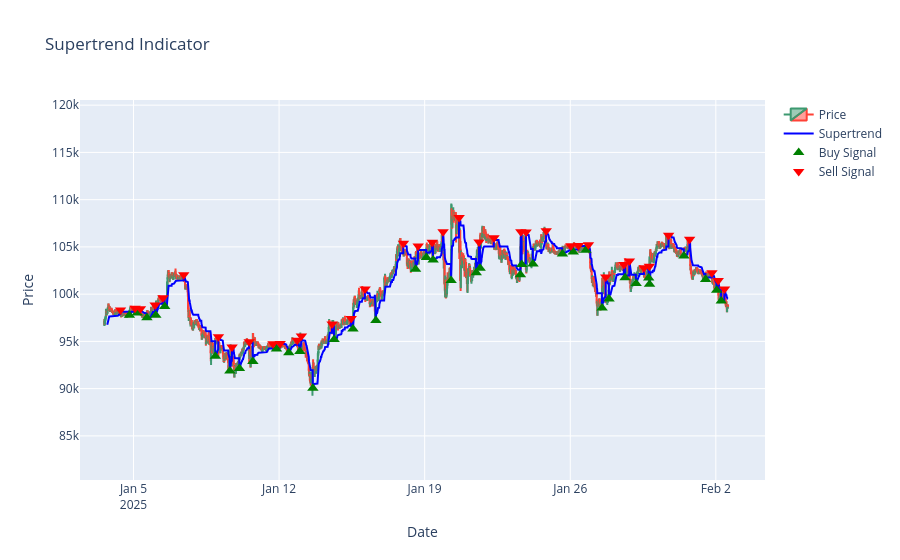

Source (notebook cell):
### Code cell
import pandas as pd
import pandas_ta as ta
import plotly.graph_objects as go

def supertrend(df, periods=14, multiplier=3.0):
    """
    Calculate Supertrend using pandas_ta library.
    
    Parameters:
    - df: pandas DataFrame with 'High', 'Low', 'Close'
    - periods: ATR period (default=14)
    - multiplier: ATR multiplier (default=3.0)
    
    Returns:
    - DataFrame with Supertrend values, signals, and bands
    """
    # Calculate Supertrend using pandas_ta
    st = ta.supertrend(
        high=df['High'],
        low=df['Low'],
        close=df['Close'],
        length=periods,
        multiplier=multiplier
    )
    
    # Generate column names based on parameters
    supertrend_col = f"SUPERT_{periods}_{multiplier}"
    direction_col = f"SUPERTd_{periods}_{multiplier}"
    lower_band_col = f"SUPERTl_{periods}_{multiplier}"
    upper_band_col = f"SUPERTs_{periods}_{multiplier}"

    # Create signals
    buy_signal = (st[direction_col] > 0) & (st[direction_col].shift(1) < 0)
    sell_signal = (st[direction_col] < 0) & (st[direction_col].shift(1) > 0)

    # Calculate ATR and TR using pandas_ta
    atr = ta.atr(
        high=df['High'],
        low=df['Low'],
        close=df['Close'],
        length=periods,
        mamode='rma'
    )
    tr = ta.true_range(
        high=df['High'],
        low=df['Low'],
        close=df['Close']
    )

    # Compile results
    return pd.DataFrame({
        'supertrend': st[supertrend_col],
        'buy_signal': buy_signal,
        'sell_signal': sell_signal,
        'trend': st[direction_col],
        'up': st[lower_band_col],  # Lower band in pandas_ta is 'up' in original
        'dn': st[upper_band_col],  # Upper band in pandas_ta is 'dn' in original
        'atr': atr,
        'tr': tr
    }, index=df.index)

# The plotting function remains unchanged
def plot_supertrend(df, supertrend_df):
    df['Datetime'] = pd.to_datetime(df['Datetime'])
    
    # Ensure candlestick plotting by generating Open if missing
    if 'Open' not in df.columns:
        df['Open'] = df['Close'].shift(1).fillna(df['Close'].iloc[0])
    
    price_trace = go.Candlestick(
        x=df['Datetime'],
        open=df['Open'],
        high=df['High'],
        low=df['Low'],
        close=df['Close'],
        name='Price'
    )

    # Rest of the plotting code remains the same...
    supertrend_line = go.Scatter(
        x=df['Datetime'],
        y=supertrend_df['supertrend'],
        mode='lines',
        name='Supertrend',
        line=dict(color='blue')
    )

    buy_signals = supertrend_df[supertrend_df['buy_signal']]
    buy_markers = go.Scatter(
        x=df.loc[buy_signals.index, 'Datetime'],
        y=buy_signals['supertrend'],
        mode='markers',
        marker=dict(symbol='triangle-up', color='green', size=10),
        name='Buy Signal'
    )

    sell_signals = supertrend_df[supertrend_df['sell_signal']]
    sell_markers = go.Scatter(
        x=df.loc[sell_signals.index, 'Datetime'],
        y=sell_signals['supertrend'],
        mode='markers',
        marker=dict(symbol='triangle-down', color='red', size=10),
        name='Sell Signal'
    )

    fig = go.Figure(data=[price_trace, supertrend_line, buy_markers, sell_markers])
    fig.update_layout(
        title='Supertrend Indicator',
        xaxis_title='Date',
        yaxis_title='Price',
        xaxis_rangeslider_visible=False,
        yaxis=dict(range=[df['Low'].min() * 0.9, df['High'].max() * 1.1])  # Set dynamic range
    )
    fig.show()

if __name__ == "__main__":
    df = pd.read_csv('bitcoin30days.csv')
    print("Price range:", df['Close'].min(), "to", df['Close'].max())  # Debug print
    result = supertrend(df, periods=14, multiplier=3.0)
    plot_supertrend(df, result)

### Figure 1 — Plotly figure (JSON) as saved in the notebook; plotly's stock layout.template omitted (floating-point values rounded to 4 significant figures; data arrays with more than 128 entries replaced by an {"elided": "..."} marker saying what was removed)
{"data": [{"close": {"elided": "2880 float values"}, "high": {"elided": "2880 float values"}, "low": {"elided": "2880 float values"}, "name": "Price", "open": {"elided": "2880 float values"}, "type": "candlestick", "x": {"elided": "2880 str values"}}, {"line": {"color": "blue"}, "mode": "lines", "name": "Supertrend", "type": "scatter", "x": {"elided": "2880 str values"}, "y": {"elided": "2880 float values"}}, {"marker": {"color": "green", "size": 10, "symbol": "triangle-up"}, "mode": "markers", "name": "Buy Signal", "type": "scatter", "x": ["2025-01-04T19:15:00", "2025-01-05T04:15:00", "2025-01-05T15:30:00", "2025-01-06T01:45:00", "2025-01-06T12:00:00", "2025-01-08T22:30:00", "2025-01-09T15:15:00", "2025-01-10T02:15:00", "2025-01-10T17:45:00", "2025-01-11T21:00:00", "2025-01-12T11:15:00", "2025-01-13T00:00:00", "2025-01-13T15:00:00", "2025-01-14T15:30:00", "2025-01-15T13:15:00", "2025-01-16T15:45:00", "2025-01-18T13:30:00", "2025-01-19T02:00:00", "2025-01-19T09:45:00", "2025-01-20T06:30:00", "2025-01-21T11:30:00", "2025-01-21T16:00:00", "2025-01-23T14:30:00", "2025-01-23T16:00:00", "2025-01-24T05:00:00", "2025-01-25T15:00:00", "2025-01-26T03:30:00", "2025-01-26T18:00:00", "2025-01-27T12:45:00", "2025-01-27T20:45:00", "2025-01-28T15:15:00", "2025-01-29T04:00:00", "2025-01-29T18:30:00", "2025-01-29T19:30:00", "2025-01-31T11:15:00", "2025-02-01T12:15:00", "2025-02-02T01:00:00", "2025-02-02T06:15:00"], "y": [97770.0, 98000.0, 97510.0, 97760.0, 98690.0, 93430.0, 91860.0, 92140.0, 92860.0, 94180.0, 93790.0, 93920.0, 90040.0, 95200.0, 96310.0, 97210.0, 102600.0, 103900.0, 103600.0, 101400.0, 102300.0, 102700.0, 102000.0, 103100.0, 103200.0, 104200.0, 104500.0, 104700.0, 98540.0, 99490.0, 101700.0, 101100.0, 101700.0, 101100.0, 104000.0, 101600.0, 100400.0, 99260.0]}, {"marker": {"color": "red", "size": 10, "symbol": "triangle-down"}, "mode": "markers", "name": "Sell Signal", "type": "scatter", "x": ["2025-01-04T09:00:00", "2025-01-05T01:45:00", "2025-01-05T08:00:00", "2025-01-06T01:00:00", "2025-01-06T10:00:00", "2025-01-07T10:00:00", "2025-01-09T02:00:00", "2025-01-09T17:45:00", "2025-01-10T13:30:00", "2025-01-11T17:00:00", "2025-01-12T01:15:00", "2025-01-12T21:00:00", "2025-01-13T01:45:00", "2025-01-14T13:15:00", "2025-01-15T11:15:00", "2025-01-16T03:15:00", "2025-01-17T23:30:00", "2025-01-18T16:30:00", "2025-01-19T08:45:00", "2025-01-19T21:15:00", "2025-01-20T15:45:00", "2025-01-21T14:45:00", "2025-01-22T08:00:00", "2025-01-23T15:00:00", "2025-01-23T21:00:00", "2025-01-24T20:15:00", "2025-01-26T00:45:00", "2025-01-26T09:30:00", "2025-01-26T21:00:00", "2025-01-27T17:00:00", "2025-01-28T14:00:00", "2025-01-28T20:15:00", "2025-01-29T13:15:00", "2025-01-29T19:15:00", "2025-01-30T17:30:00", "2025-01-31T17:45:00", "2025-02-01T19:30:00", "2025-02-02T02:45:00", "2025-02-02T10:00:00"], "y": [98320.0, 98520.0, 98440.0, 98860.0, 99620.0, 102000.0, 95490.0, 94400.0, 94970.0, 94760.0, 94790.0, 95130.0, 95570.0, 96830.0, 97430.0, 100600.0, 105400.0, 105100.0, 105500.0, 106600.0, 108100.0, 105500.0, 106000.0, 106600.0, 106600.0, 106700.0, 105100.0, 105200.0, 105200.0, 101800.0, 103100.0, 103500.0, 102800.0, 103000.0, 106200.0, 105800.0, 102300.0, 101400.0, 100600.0]}], "layout": {"title": {"text": "Supertrend Indicator"}, "xaxis": {"rangeslider": {"visible": false}, "title": {"text": "Date"}}, "yaxis": {"range": [80330.0, 120500.0], "title": {"text": "Price"}}}}
